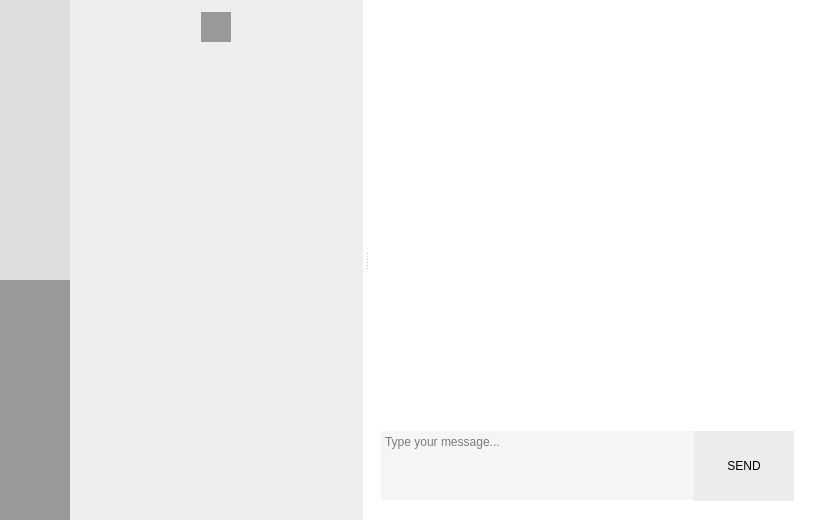
<?xml version="1.0" encoding="UTF-8"?>
<ui version="4.0">
 <class>MainWindow</class>
 <widget class="QMainWindow" name="MainWindow">
  <property name="geometry">
   <rect>
    <x>0</x>
    <y>0</y>
    <width>818</width>
    <height>520</height>
   </rect>
  </property>
  <property name="palette">
   <palette>
    <active>
     <colorrole role="Base">
      <brush brushstyle="SolidPattern">
       <color alpha="255">
        <red>255</red>
        <green>255</green>
        <blue>255</blue>
       </color>
      </brush>
     </colorrole>
     <colorrole role="Window">
      <brush brushstyle="SolidPattern">
       <color alpha="255">
        <red>255</red>
        <green>255</green>
        <blue>255</blue>
       </color>
      </brush>
     </colorrole>
    </active>
    <inactive>
     <colorrole role="Base">
      <brush brushstyle="SolidPattern">
       <color alpha="255">
        <red>255</red>
        <green>255</green>
        <blue>255</blue>
       </color>
      </brush>
     </colorrole>
     <colorrole role="Window">
      <brush brushstyle="SolidPattern">
       <color alpha="255">
        <red>255</red>
        <green>255</green>
        <blue>255</blue>
       </color>
      </brush>
     </colorrole>
    </inactive>
    <disabled>
     <colorrole role="Base">
      <brush brushstyle="SolidPattern">
       <color alpha="255">
        <red>255</red>
        <green>255</green>
        <blue>255</blue>
       </color>
      </brush>
     </colorrole>
     <colorrole role="Window">
      <brush brushstyle="SolidPattern">
       <color alpha="255">
        <red>255</red>
        <green>255</green>
        <blue>255</blue>
       </color>
      </brush>
     </colorrole>
    </disabled>
   </palette>
  </property>
  <property name="windowTitle">
   <string>E2EEIM</string>
  </property>
  <property name="windowIcon">
   <iconset resource="res.qrc">
    <normaloff>:/img/icons/E2EEIM.png</normaloff>:/img/icons/E2EEIM.png</iconset>
  </property>
  <widget class="QWidget" name="centralWidget">
   <layout class="QHBoxLayout" name="horizontalLayout_2">
    <property name="spacing">
     <number>0</number>
    </property>
    <property name="leftMargin">
     <number>0</number>
    </property>
    <property name="topMargin">
     <number>0</number>
    </property>
    <property name="rightMargin">
     <number>0</number>
    </property>
    <property name="bottomMargin">
     <number>0</number>
    </property>
    <item>
     <widget class="QFrame" name="frame_Menu">
      <property name="minimumSize">
       <size>
        <width>70</width>
        <height>0</height>
       </size>
      </property>
      <property name="maximumSize">
       <size>
        <width>70</width>
        <height>16777215</height>
       </size>
      </property>
      <property name="sizeIncrement">
       <size>
        <width>0</width>
        <height>0</height>
       </size>
      </property>
      <property name="styleSheet">
       <string notr="true">QFrame{
background: #999999;
}</string>
      </property>
      <property name="frameShape">
       <enum>QFrame::NoFrame</enum>
      </property>
      <property name="frameShadow">
       <enum>QFrame::Raised</enum>
      </property>
      <widget class="QPushButton" name="pushButton_Contact">
       <property name="geometry">
        <rect>
         <x>0</x>
         <y>140</y>
         <width>70</width>
         <height>70</height>
        </rect>
       </property>
       <property name="styleSheet">
        <string notr="true">QPushButton {
	border: 0;
	color: #dddddd;
     background-color: #dddddd;
 }
 QPushButton:!pressed {
	color: #333333;
     background-color: #ffffff;     
 }
 QPushButton:!hover {
	color: #dddddd;
     background-color: #dddddd;
 }</string>
       </property>
       <property name="text">
        <string/>
       </property>
       <property name="icon">
        <iconset resource="res.qrc">
         <normaloff>:/img/icons/menu_contact.png</normaloff>:/img/icons/menu_contact.png</iconset>
       </property>
       <property name="iconSize">
        <size>
         <width>70</width>
         <height>70</height>
        </size>
       </property>
       <property name="flat">
        <bool>false</bool>
       </property>
      </widget>
      <widget class="QPushButton" name="pushButton_Group">
       <property name="geometry">
        <rect>
         <x>0</x>
         <y>210</y>
         <width>70</width>
         <height>70</height>
        </rect>
       </property>
       <property name="styleSheet">
        <string notr="true">QPushButton {
	border: 0;
	color: #dddddd;
     background-color: #dddddd;
 }
 QPushButton:!pressed {
	color: #333333;
     background-color: #ffffff;     
 }
 QPushButton:!hover {
	color: #dddddd;
     background-color: #dddddd;
 }</string>
       </property>
       <property name="text">
        <string/>
       </property>
       <property name="icon">
        <iconset resource="res.qrc">
         <normaloff>:/img/icons/menu_group.png</normaloff>:/img/icons/menu_group.png</iconset>
       </property>
       <property name="iconSize">
        <size>
         <width>70</width>
         <height>70</height>
        </size>
       </property>
      </widget>
      <widget class="QPushButton" name="pushButton_Conversation">
       <property name="geometry">
        <rect>
         <x>0</x>
         <y>70</y>
         <width>70</width>
         <height>70</height>
        </rect>
       </property>
       <property name="styleSheet">
        <string notr="true">QPushButton {
	border: 0;
	color: #dddddd;
     background-color: #dddddd;
 }
 QPushButton:!pressed {
	color: #333333;
     background-color: #ffffff;     
 }
 QPushButton:!hover {
	color: #dddddd;
     background-color: #dddddd;
 }</string>
       </property>
       <property name="text">
        <string/>
       </property>
       <property name="icon">
        <iconset resource="res.qrc">
         <normaloff>:/img/icons/menu_chat_clicked.png</normaloff>:/img/icons/menu_chat_clicked.png</iconset>
       </property>
       <property name="iconSize">
        <size>
         <width>70</width>
         <height>70</height>
        </size>
       </property>
      </widget>
      <widget class="QComboBox" name="comboBox">
       <property name="geometry">
        <rect>
         <x>0</x>
         <y>0</y>
         <width>70</width>
         <height>70</height>
        </rect>
       </property>
       <property name="styleSheet">
        <string notr="true">QComboBox
{
    selection-background-color: #dddddd;
    selection-color: #999999;
	background-color: #dddddd;
    border: 0px;
    border-radius: 0;
    padding: 0px 0px 0px 0px;
}
QComboBox QListView
{
	color: #eeeeee;
	background-color: #999999;
	border: 0px;
}

QComboBox:hover
{
	background-color: #ffffff;
	color: white;
}

QComboBox:on
{
    selection-background-color: #eeeeee;
}

QComboBox:!on
{
	border: 0px;
    padding: 0px 0px 0px 0px;
	font-size: 14px;

}

QComboBox QAbstractItemView
{
    color: #eeeeee;
}

QComboBox::drop-down
{
	border: 0px;
	padding: 0px 0px 0px 0px;
	width: 70px;
 }
QComboBox::down-arrow
{
     image: url(:/img/icons/menu_text.png);
     width: 70px;
     height: 70px;
	border: 0px;
}</string>
       </property>
       <property name="currentText">
        <string>. . .</string>
       </property>
       <property name="frame">
        <bool>true</bool>
       </property>
       <item>
        <property name="text">
         <string>. . .</string>
        </property>
       </item>
       <item>
        <property name="text">
         <string>Setting</string>
        </property>
       </item>
       <item>
        <property name="text">
         <string>Sign Out</string>
        </property>
       </item>
       <item>
        <property name="text">
         <string>Quit</string>
        </property>
       </item>
      </widget>
     </widget>
    </item>
    <item>
     <widget class="QSplitter" name="splitter">
      <property name="sizePolicy">
       <sizepolicy hsizetype="Expanding" vsizetype="Preferred">
        <horstretch>1</horstretch>
        <verstretch>0</verstretch>
       </sizepolicy>
      </property>
      <property name="orientation">
       <enum>Qt::Horizontal</enum>
      </property>
      <property name="handleWidth">
       <number>7</number>
      </property>
      <widget class="QFrame" name="frame_Contact">
       <property name="sizePolicy">
        <sizepolicy hsizetype="Preferred" vsizetype="Preferred">
         <horstretch>1</horstretch>
         <verstretch>0</verstretch>
        </sizepolicy>
       </property>
       <property name="styleSheet">
        <string notr="true">QFrame{
background: #eeeeee;
}</string>
       </property>
       <property name="frameShape">
        <enum>QFrame::NoFrame</enum>
       </property>
       <property name="frameShadow">
        <enum>QFrame::Raised</enum>
       </property>
       <property name="lineWidth">
        <number>0</number>
       </property>
       <layout class="QVBoxLayout" name="verticalLayout_2">
        <property name="spacing">
         <number>0</number>
        </property>
        <property name="leftMargin">
         <number>0</number>
        </property>
        <property name="topMargin">
         <number>0</number>
        </property>
        <property name="rightMargin">
         <number>0</number>
        </property>
        <property name="bottomMargin">
         <number>0</number>
        </property>
        <item>
         <widget class="QFrame" name="frame_2">
          <property name="frameShape">
           <enum>QFrame::NoFrame</enum>
          </property>
          <property name="frameShadow">
           <enum>QFrame::Raised</enum>
          </property>
          <property name="lineWidth">
           <number>0</number>
          </property>
          <layout class="QHBoxLayout" name="horizontalLayout">
           <property name="spacing">
            <number>12</number>
           </property>
           <property name="leftMargin">
            <number>12</number>
           </property>
           <property name="topMargin">
            <number>12</number>
           </property>
           <property name="rightMargin">
            <number>12</number>
           </property>
           <property name="bottomMargin">
            <number>12</number>
           </property>
           <item>
            <widget class="QPushButton" name="pushButton_AddList">
             <property name="minimumSize">
              <size>
               <width>30</width>
               <height>30</height>
              </size>
             </property>
             <property name="maximumSize">
              <size>
               <width>30</width>
               <height>30</height>
              </size>
             </property>
             <property name="styleSheet">
              <string notr="true">QPushButton {
	border: 0;
     background-color: #999999;
 }
 QPushButton:!pressed {
     background-color: #777777;     
 }
 QPushButton:!hover {
     background-color: #999999;
 }</string>
             </property>
             <property name="text">
              <string/>
             </property>
             <property name="icon">
              <iconset resource="res.qrc">
               <normaloff>:/img/icons/add_conversation.png</normaloff>:/img/icons/add_conversation.png</iconset>
             </property>
             <property name="iconSize">
              <size>
               <width>30</width>
               <height>30</height>
              </size>
             </property>
            </widget>
           </item>
          </layout>
         </widget>
        </item>
        <item>
         <widget class="QListWidget" name="listWidget_Contact">
          <property name="sizePolicy">
           <sizepolicy hsizetype="Expanding" vsizetype="Expanding">
            <horstretch>0</horstretch>
            <verstretch>0</verstretch>
           </sizepolicy>
          </property>
          <property name="frameShape">
           <enum>QFrame::NoFrame</enum>
          </property>
         </widget>
        </item>
       </layout>
      </widget>
      <widget class="QFrame" name="frame_Conversation">
       <property name="sizePolicy">
        <sizepolicy hsizetype="Preferred" vsizetype="Preferred">
         <horstretch>1</horstretch>
         <verstretch>0</verstretch>
        </sizepolicy>
       </property>
       <property name="frameShape">
        <enum>QFrame::NoFrame</enum>
       </property>
       <property name="lineWidth">
        <number>0</number>
       </property>
       <layout class="QVBoxLayout" name="verticalLayout">
        <property name="spacing">
         <number>0</number>
        </property>
        <property name="leftMargin">
         <number>0</number>
        </property>
        <property name="topMargin">
         <number>0</number>
        </property>
        <property name="rightMargin">
         <number>24</number>
        </property>
        <property name="bottomMargin">
         <number>0</number>
        </property>
        <item>
         <widget class="QLabel" name="label_ConversationWith">
          <property name="font">
           <font>
            <pointsize>20</pointsize>
           </font>
          </property>
          <property name="layoutDirection">
           <enum>Qt::LeftToRight</enum>
          </property>
          <property name="styleSheet">
           <string notr="true">color: #999999;</string>
          </property>
          <property name="text">
           <string notr="true"/>
          </property>
          <property name="alignment">
           <set>Qt::AlignCenter</set>
          </property>
          <property name="margin">
           <number>10</number>
          </property>
         </widget>
        </item>
        <item>
         <widget class="QListWidget" name="listWidget_Conversation">
          <property name="sizePolicy">
           <sizepolicy hsizetype="Expanding" vsizetype="Expanding">
            <horstretch>0</horstretch>
            <verstretch>0</verstretch>
           </sizepolicy>
          </property>
          <property name="styleSheet">
           <string notr="true">QListWidget::item { 
background: #fafafa; 
border: 2px solid white;
border-radius: 20;
padding: 15px;
} 
 
QListWidget::item:selected { 
background: #999999; 
}</string>
          </property>
          <property name="frameShape">
           <enum>QFrame::NoFrame</enum>
          </property>
          <property name="verticalScrollBarPolicy">
           <enum>Qt::ScrollBarAlwaysOff</enum>
          </property>
          <property name="horizontalScrollBarPolicy">
           <enum>Qt::ScrollBarAlwaysOff</enum>
          </property>
          <property name="wordWrap">
           <bool>true</bool>
          </property>
         </widget>
        </item>
        <item>
         <widget class="QFrame" name="frame">
          <property name="sizePolicy">
           <sizepolicy hsizetype="Preferred" vsizetype="Preferred">
            <horstretch>1</horstretch>
            <verstretch>0</verstretch>
           </sizepolicy>
          </property>
          <property name="maximumSize">
           <size>
            <width>16777215</width>
            <height>100</height>
           </size>
          </property>
          <property name="layoutDirection">
           <enum>Qt::LeftToRight</enum>
          </property>
          <property name="frameShape">
           <enum>QFrame::NoFrame</enum>
          </property>
          <property name="frameShadow">
           <enum>QFrame::Raised</enum>
          </property>
          <layout class="QHBoxLayout" name="horizontalLayout_4">
           <property name="spacing">
            <number>0</number>
           </property>
           <property name="rightMargin">
            <number>0</number>
           </property>
           <property name="bottomMargin">
            <number>24</number>
           </property>
           <item>
            <widget class="QPlainTextEdit" name="plainTextEdit">
             <property name="minimumSize">
              <size>
               <width>0</width>
               <height>69</height>
              </size>
             </property>
             <property name="maximumSize">
              <size>
               <width>16777215</width>
               <height>69</height>
              </size>
             </property>
             <property name="styleSheet">
              <string notr="true">QPlainTextEdit {
background: rgb(245, 245, 245);
}
</string>
             </property>
             <property name="frameShape">
              <enum>QFrame::NoFrame</enum>
             </property>
             <property name="placeholderText">
              <string notr="true">Type your message...</string>
             </property>
            </widget>
           </item>
           <item>
            <widget class="QPushButton" name="pushButton_SEND">
             <property name="sizePolicy">
              <sizepolicy hsizetype="Fixed" vsizetype="Fixed">
               <horstretch>0</horstretch>
               <verstretch>0</verstretch>
              </sizepolicy>
             </property>
             <property name="minimumSize">
              <size>
               <width>100</width>
               <height>70</height>
              </size>
             </property>
             <property name="maximumSize">
              <size>
               <width>100</width>
               <height>70</height>
              </size>
             </property>
             <property name="sizeIncrement">
              <size>
               <width>100</width>
               <height>70</height>
              </size>
             </property>
             <property name="styleSheet">
              <string notr="true">QPushButton {
	border: 0;
     background-color: #ececec;
 }
 QPushButton:!pressed {
     background-color: #dddddd;     
 }
 QPushButton:!hover {
     background-color: #ececec;
 }</string>
             </property>
             <property name="text">
              <string>SEND</string>
             </property>
            </widget>
           </item>
          </layout>
         </widget>
        </item>
       </layout>
      </widget>
     </widget>
    </item>
   </layout>
  </widget>
 </widget>
 <layoutdefault spacing="6" margin="11"/>
 <tabstops>
  <tabstop>plainTextEdit</tabstop>
  <tabstop>listWidget_Conversation</tabstop>
  <tabstop>pushButton_SEND</tabstop>
  <tabstop>listWidget_Contact</tabstop>
  <tabstop>pushButton_Conversation</tabstop>
  <tabstop>pushButton_Contact</tabstop>
  <tabstop>pushButton_Group</tabstop>
 </tabstops>
 <resources>
  <include location="res.qrc"/>
 </resources>
 <connections/>
</ui>
